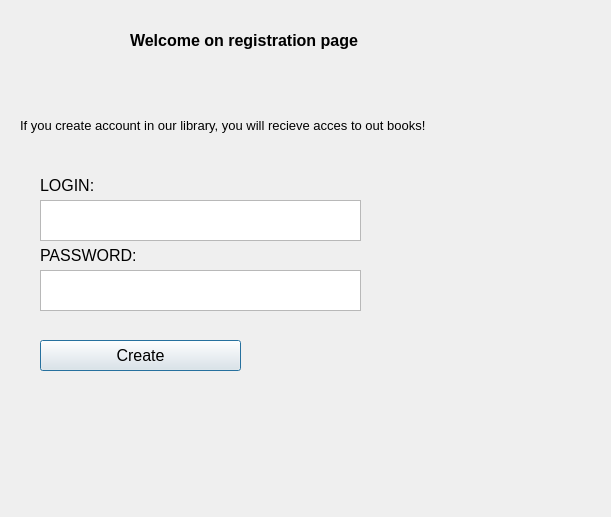
<?xml version="1.0" encoding="UTF-8"?>
<ui version="4.0">
 <class>Dialog</class>
 <widget class="QDialog" name="Dialog">
  <property name="geometry">
   <rect>
    <x>0</x>
    <y>0</y>
    <width>611</width>
    <height>517</height>
   </rect>
  </property>
  <property name="windowTitle">
   <string>Dialog</string>
  </property>
  <widget class="QLabel" name="label">
   <property name="geometry">
    <rect>
     <x>130</x>
     <y>20</y>
     <width>331</width>
     <height>41</height>
    </rect>
   </property>
   <property name="font">
    <font>
     <pointsize>12</pointsize>
     <weight>75</weight>
     <bold>true</bold>
    </font>
   </property>
   <property name="text">
    <string>Welcome on registration page</string>
   </property>
  </widget>
  <widget class="QLabel" name="label_2">
   <property name="geometry">
    <rect>
     <x>20</x>
     <y>110</y>
     <width>551</width>
     <height>31</height>
    </rect>
   </property>
   <property name="font">
    <font>
     <pointsize>10</pointsize>
    </font>
   </property>
   <property name="text">
    <string>If you create account in our library, you will recieve acces to out books!</string>
   </property>
  </widget>
  <widget class="QTextEdit" name="textEdit_2">
   <property name="geometry">
    <rect>
     <x>40</x>
     <y>270</y>
     <width>321</width>
     <height>41</height>
    </rect>
   </property>
   <property name="font">
    <font>
     <pointsize>14</pointsize>
    </font>
   </property>
   <property name="cursorWidth">
    <number>3</number>
   </property>
  </widget>
  <widget class="QPushButton" name="pushButtonCreateAccount">
   <property name="geometry">
    <rect>
     <x>40</x>
     <y>340</y>
     <width>201</width>
     <height>31</height>
    </rect>
   </property>
   <property name="font">
    <font>
     <pointsize>12</pointsize>
    </font>
   </property>
   <property name="text">
    <string>Create</string>
   </property>
  </widget>
  <widget class="QTextEdit" name="textEdit">
   <property name="geometry">
    <rect>
     <x>40</x>
     <y>200</y>
     <width>321</width>
     <height>41</height>
    </rect>
   </property>
   <property name="font">
    <font>
     <pointsize>14</pointsize>
    </font>
   </property>
  </widget>
  <widget class="QLabel" name="label_3">
   <property name="geometry">
    <rect>
     <x>40</x>
     <y>240</y>
     <width>111</width>
     <height>31</height>
    </rect>
   </property>
   <property name="font">
    <font>
     <pointsize>12</pointsize>
    </font>
   </property>
   <property name="text">
    <string>PASSWORD:</string>
   </property>
  </widget>
  <widget class="QLabel" name="label_4">
   <property name="geometry">
    <rect>
     <x>40</x>
     <y>170</y>
     <width>71</width>
     <height>31</height>
    </rect>
   </property>
   <property name="font">
    <font>
     <pointsize>12</pointsize>
     <weight>50</weight>
     <bold>false</bold>
    </font>
   </property>
   <property name="text">
    <string>LOGIN:</string>
   </property>
  </widget>
  <widget class="QLabel" name="label_5">
   <property name="geometry">
    <rect>
     <x>50</x>
     <y>400</y>
     <width>331</width>
     <height>51</height>
    </rect>
   </property>
   <property name="font">
    <font>
     <pointsize>12</pointsize>
    </font>
   </property>
   <property name="text">
    <string/>
   </property>
  </widget>
 </widget>
 <resources/>
 <connections/>
</ui>
